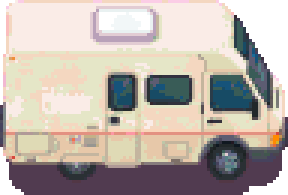
#> input picture research/camper-trial/camper96_lpc.png, 96 x 65 px (shown 3 times larger)
$ python prep.py camper96_lpc.png camper96_lpc.png 5
#> lines starting #> are read from the running program, lines starting #| are printed output that depends on the picture
# raw FAL image -> sprite: key out magenta-ish background, crop, downscale to target width (LPC 32px grid)
import sys, numpy as np
from PIL import Image
src, dst, width = sys.argv[1], sys.argv[2], int(sys.argv[3])
a = np.array(Image.open(src).convert('RGB')).astype(np.int16)
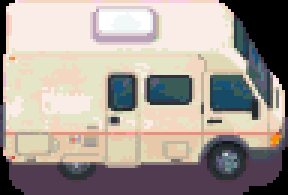
#> a: shape (65, 96, 3) int16 (shown 3 times larger); mean R, G, B 166.9, 156.8, 149.2
r, g, b = a[..., 0], a[..., 1], a[..., 2]
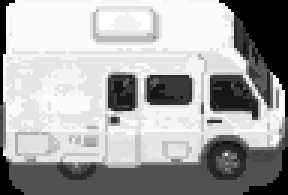
#> r: shape (65, 96) int16 (shown 3 times larger); min 0, max 255, mean 166.9
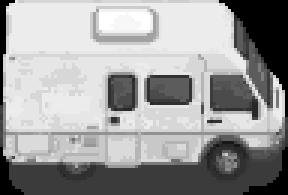
#> g: shape (65, 96) int16 (shown 3 times larger); min 0, max 255, mean 156.8
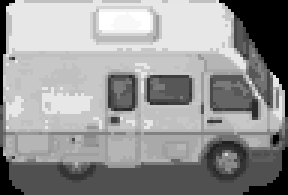
#> b: shape (65, 96) int16 (shown 3 times larger); min 0, max 255, mean 149.2
bg = (r > g + 60) & (b > g + 20)       # pink background + its purple drop shadow
#> bg: shape (65, 96) bool; every value is 0
ys, xs = np.where(~bg)
#> ys = 6240 values from 0 to 64; xs = 6240 values, max 95 at index 95, min 0 at index 0, mean 47.5
y0, y1, x0, x1 = ys.min(), ys.max() + 1, xs.min(), xs.max() + 1
#> y0 = 0; y1 = 65; x0 = 0; x1 = 96
rgba = np.dstack([a, np.where(bg, 0, 255)]).astype(np.uint8)[y0:y1, x0:x1]
h = round((y1 - y0) * width / (x1 - x0))
#> h = 3
im = Image.fromarray(rgba, 'RGBA').resize((width, h), Image.BOX)
im.save(dst)
print(f'bg {bg.mean():.1%}, bbox {x1-x0}x{y1-y0} -> {width}x{h}')
#| bg 0.0%, bbox 96x65 -> 5x3
